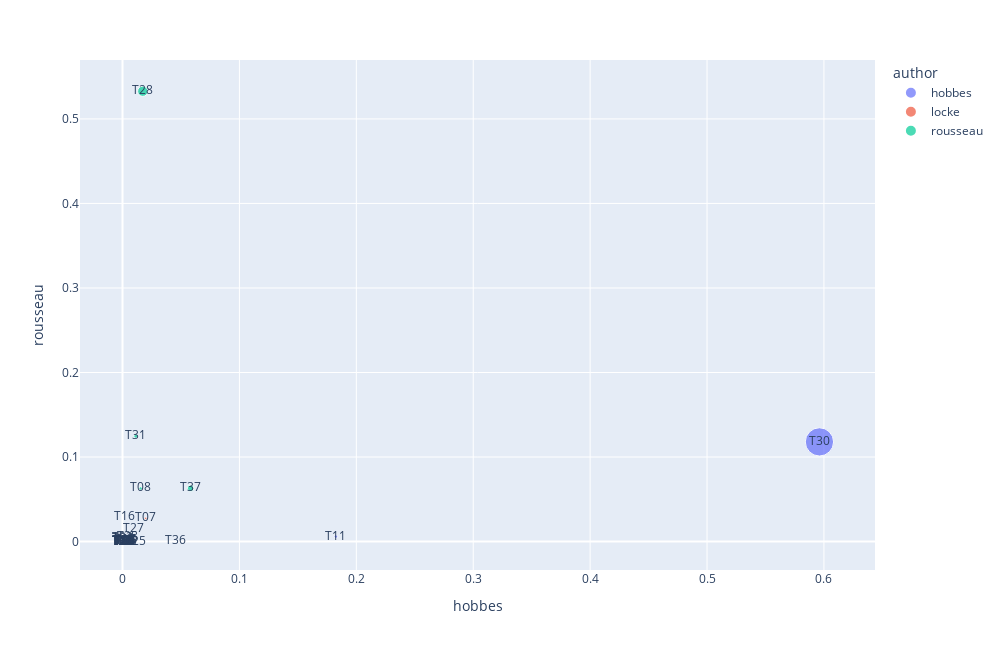

Notebook code cell kept with this figure:
### Code cell
px.scatter(TOPICS.reset_index(), 'hobbes', 'rousseau', 
           hover_name='label', text='topic_id', 
           size=(TOPICS.hobbes * TOPICS.rousseau),
           color='author',
           width=1000, height=650)

### Figure 1 — Plotly figure (JSON) as saved in the notebook; plotly's stock layout.template omitted (floating-point values rounded to 4 significant figures)
{"data": [{"hovertemplate": "<b>%{hovertext}</b><br><br>author=hobbes<br>hobbes=%{x}<br>rousseau=%{y}<br>size=%{marker.size}<br>topic_id=%{text}<extra></extra>", "hovertext": ["T00 aaron, pieces, person soveraign, persons, peru, peter, phantasme, phantasmes, philosopher", "T02 aaron, pieces, person soveraign, persons, peru, peter, phantasme, phantasmes, philosopher", "T11 men, man, state, nature, laws, society, life, time, people", "T19 aaron, pieces, person soveraign, persons, peru, peter, phantasme, phantasmes, philosopher", "T20 abstract, abstract idea, difference ideas, thing essence, rationality, signifies, essence man, grammarians, chiefly", "T24 aaron, pieces, person soveraign, persons, peru, peter, phantasme, phantasmes, philosopher", "T29 aaron, pieces, person soveraign, persons, peru, peter, phantasme, phantasmes, philosopher", "T30 government, people, state, body, laws, power, authority, sovereign, prince", "T36 people, interests, associations, differences, agreement, society, man, societies, act"], "legendgroup": "hobbes", "marker": {"color": "#636efa", "size": [1.852e-08, 1.852e-08, 0.001076, 1.852e-08, 1.852e-08, 1.852e-08, 1.852e-08, 0.0703, 3.247e-05], "sizemode": "area", "sizeref": 0.0001757, "symbol": "circle"}, "mode": "markers+text", "name": "hobbes", "orientation": "v", "showlegend": true, "text": ["T00", "T02", "T11", "T19", "T20", "T24", "T29", "T30", "T36"], "type": "scatter", "x": [0.000213, 0.000213, 0.1825, 0.000213, 0.000213, 0.000213, 0.000213, 0.5961, 0.04536], "xaxis": "x", "y": [8.694e-05, 8.694e-05, 0.005894, 8.694e-05, 8.694e-05, 8.694e-05, 8.694e-05, 0.1179, 0.0007159], "yaxis": "y"}, {"hovertemplate": "<b>%{hovertext}</b><br><br>author=locke<br>hobbes=%{x}<br>rousseau=%{y}<br>size=%{marker.size}<br>topic_id=%{text}<extra></extra>", "hovertext": ["T01 power, men, worship, man, god, commonwealth, image, lawes, actions", "T03 ideas, idea, mind, things, substances, power, minds, modes, parts", "T04 words, ideas, names, use, signification, men, word, idea, things", "T05 god, spirit, sense, men, place, word, words, spirits, vision", "T06 ideas, relation, things, relations, idea, men, thing, man, actions", "T07 law, man, nature, men, lawes, crime, commonwealth, law nature, reason", "T09 duration, idea, ideas, space, time, motion, infinity, mind, succession", "T10 modes, ideas, names, mind, ideas names, actions, notice, men, modes ideas", "T12 body, space, idea, parts, motion, extension, bodies, place, substance", "T13 consequences, commonwealth, bodies, soveraign, science, man, letters, distribution, body", "T14 species, ideas, essence, things, idea, names, essences, substances, man", "T15 knowledge, ideas, agreement, agreement disagreement, disagreement, mind, disagreement ideas, demonstration, perception", "T16 power, action, pleasure, mind, pain, man, happiness, desire, liberty", "T17 men, principles, god, minds, innate, truth, man, knowledge, principle", "T18 philosophy, men, man, body, law, cause, place, names, schools", "T21 man, consciousness, identity, person, substance, body, soul, actions, self", "T22 perception, ideas, mind, sensation, idea, animals, notice, man, cube", "T23 soveraign, commonwealth, assembly, authority, soveraignty, people, person, subjects, power", "T25 god, word, prophets, prophet, man, time, books, miracles, words", "T26 ideas, qualities, motion, senses, mind, bodies, man, soul, objects", "T27 men, power, man, time, things, right, reason, nature, people", "T32 god, religion, moses, gods, people, kingdome, church, priests, authority", "T33 god, christ, church, man, power, kingdome, men, saviour, apostles", "T34 reason, use, mind, ideas, propositions, men, knowledge, principles, maxims", "T35 knowledge, ideas, propositions, certainty, idea, truth, existence, things, proposition", "T38 man, matter, things, thing, men, knowledge, thoughts, probability, reason", "T39 number, names, idea, numbers, ideas, confusion, millions, addition, millions millions"], "legendgroup": "locke", "marker": {"color": "#EF553B", "size": [1.852e-08, 1.337e-07, 5.254e-07, 3.027e-07, 2.864e-06, 0.0005472, 1.271e-07, 1.852e-08, 1.401e-06, 2.12e-07, 1.852e-08, 1.086e-07, 4.207e-05, 3.12e-06, 8.553e-08, 2.039e-08, 1.852e-08, 8.211e-07, 9.34e-07, 1.293e-07, 0.0001351, 3.922e-07, 7.619e-07, 2.485e-06, 1.852e-08, 2.5e-05, 1.852e-08], "sizemode": "area", "sizeref": 0.0001757, "symbol": "circle"}, "mode": "markers+text", "name": "locke", "orientation": "v", "showlegend": true, "text": ["T01", "T03", "T04", "T05", "T06", "T07", "T09", "T10", "T12", "T13", "T14", "T15", "T16", "T17", "T18", "T21", "T22", "T23", "T25", "T26", "T27", "T32", "T33", "T34", "T35", "T38", "T39"], "type": "scatter", "x": [0.000213, 0.001537, 0.000213, 0.003482, 0.002381, 0.01988, 0.001462, 0.000213, 0.001672, 0.000213, 0.000213, 0.001249, 0.001427, 0.002142, 0.0009839, 0.0002346, 0.000213, 0.000213, 0.01074, 0.001487, 0.009129, 0.004511, 0.0008447, 0.002839, 0.000213, 0.00428, 0.000213], "xaxis": "x", "y": [8.694e-05, 8.694e-05, 0.002467, 8.694e-05, 0.001203, 0.02752, 8.694e-05, 8.694e-05, 0.0008379, 0.0009953, 8.694e-05, 8.694e-05, 0.02949, 0.001457, 8.694e-05, 8.694e-05, 8.694e-05, 0.003855, 8.694e-05, 8.694e-05, 0.0148, 8.694e-05, 0.000902, 0.0008754, 8.694e-05, 0.005841, 8.694e-05], "yaxis": "y"}, {"hovertemplate": "<b>%{hovertext}</b><br><br>author=rousseau<br>hobbes=%{x}<br>rousseau=%{y}<br>size=%{marker.size}<br>topic_id=%{text}<extra></extra>", "hovertext": ["T08 property, land, use, labour, right, men, man, life, nature", "T28 power, society, state, laws, people, men, nature, force, state nature", "T31 children, father, power, man, law, parents, reason, nature, government", "T37 right, man, nature, liberty, covenant, men, war, law, life"], "legendgroup": "rousseau", "marker": {"color": "#00cc96", "size": [0.0009746, 0.009234, 0.00142, 0.003677], "sizemode": "area", "sizeref": 0.0001757, "symbol": "circle"}, "mode": "markers+text", "name": "rousseau", "orientation": "v", "showlegend": true, "text": ["T08", "T28", "T31", "T37"], "type": "scatter", "x": [0.0155, 0.01733, 0.01139, 0.05828], "xaxis": "x", "y": [0.06287, 0.5328, 0.1247, 0.06309], "yaxis": "y"}], "layout": {"height": 650, "legend": {"itemsizing": "constant", "title": {"text": "author"}, "tracegroupgap": 0}, "margin": {"t": 60}, "width": 1000, "xaxis": {"anchor": "y", "autorange": true, "domain": [0, 1], "range": [-0.03637, 0.6437], "title": {"text": "hobbes"}, "type": "linear"}, "yaxis": {"anchor": "x", "autorange": true, "domain": [0, 1], "range": [-0.03363, 0.5697], "title": {"text": "rousseau"}, "type": "linear"}}}
